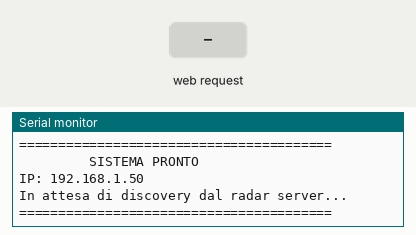
Bench run of a sketch on a simulated ESP32-C3. On the bench: the last lines printed to the serial monitor. The test bench sets the inputs (shaded band). WiFi joins after 1.5 s; servers stay silent unless stated; EEPROM starts erased.

Above: at 3.7 s.
3.8 s: HTTP request GET /radar/presence received
At 4.4 s:
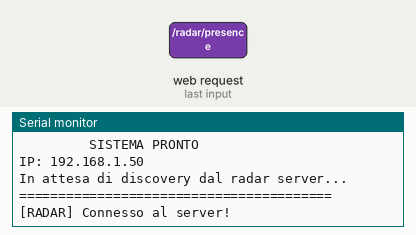
5.3 s: HTTP request GET /radar/brightness received
At 6.5 s:
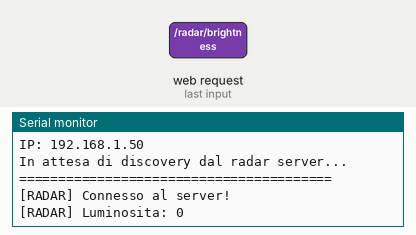
6.8 s: HTTP request GET /radar/temperature received
At 7.9 s:
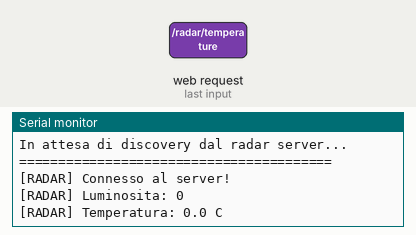
8.3 s: HTTP request GET /radar/humidity received
At 9.0 s:
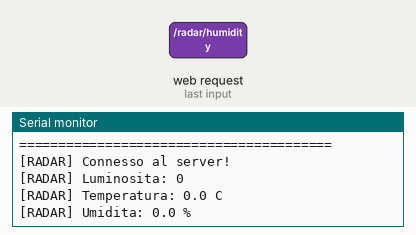
9.8 s: HTTP request GET /radar/test received
At 10.1 s:
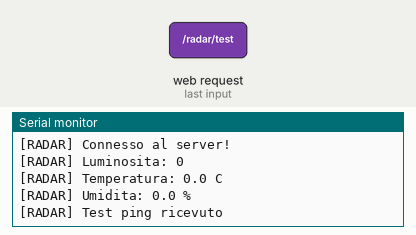
11.3 s: HTTP request GET /api/toggle received
At 12.6 s:
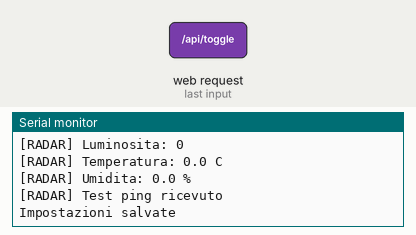

The sketch:

RADAR_CLIENT_TEMPLATE.ino
```cpp
/*
 * =====================================================
 *        RADAR CLIENT TEMPLATE
 * =====================================================
 *
 * Template per creare nuovi device compatibili con
 * il sistema RADAR_SERVER_C3 auto-discovery.
 *
 * FUNZIONALITA':
 * - WiFiManager: configurazione WiFi senza hardcoding
 * - mDNS: auto-discovery dal radar server
 * - Riceve: presenza, luminosita, temperatura, umidita
 * - OTA: aggiornamenti over-the-air
 * - Web UI: controllo locale via browser
 * - Persistenza: salva impostazioni in flash
 *
 * CONFIGURAZIONE:
 * Modifica le define qui sotto per personalizzare il device
 *
 * COMPATIBILE CON:
 * - ESP32
 * - ESP32-S3
 * - ESP32-C3
 *
 * =====================================================
 */

// ==================== CONFIGURAZIONE DEVICE ====================

// Nome del device (apparira' nel radar server)
#define DEVICE_NAME         "NuovoDevice"

// Tipo device (lamp, display, clock, sensor, switch, etc.)
#define DEVICE_TYPE         "lamp"

// Nome rete WiFi AP per configurazione
#define WIFI_AP_NAME        "RadarDevice-Setup"

// Porta HTTP del device
#define HTTP_PORT           80

// Pin LED di esempio (cambia secondo il tuo hardware)
#define LED_PIN             -1       // LED integrato su molti ESP32
#define LED_PWM_CHANNEL     0
#define LED_PWM_FREQ        5000
#define LED_PWM_RESOLUTION  8       // 8 bit = 0-255

// Timeout portale configurazione WiFi (secondi)
#define WIFI_PORTAL_TIMEOUT 180

// ==================== LIBRERIE ====================

#include <WiFi.h>
#include <WiFiManager.h>
#include <WebServer.h>
#include <ESPmDNS.h>
#include <ArduinoOTA.h>
#include <Preferences.h>

// ==================== VARIABILI GLOBALI ====================

WebServer server(HTTP_PORT);
Preferences preferences;

// Dati ricevuti dal radar server
bool radarPresence = false;
int radarBrightness = 128;
float radarTemperature = 0.0;
float radarHumidity = 0.0;
unsigned long lastRadarUpdate = 0;

// Stato del device
bool deviceEnabled = true;          // On/Off generale
bool autoPresenceEnabled = true;    // Segui presenza radar
bool autoBrightnessEnabled = true;  // Segui luminosita radar
int manualBrightness = 128;         // Luminosita manuale (0-255)
int currentBrightness = 128;        // Luminosita attuale applicata

// Connessione radar
bool radarConnected = false;
unsigned long radarTimeout = 30000; // 30 secondi senza dati = disconnesso

// ==================== FUNZIONI LED ====================

void initLED() {
  // Configura PWM per il LED
  ledcSetup(LED_PWM_CHANNEL, LED_PWM_FREQ, LED_PWM_RESOLUTION);
  ledcAttachPin(LED_PIN, LED_PWM_CHANNEL);
  ledcWrite(LED_PWM_CHANNEL, 0);
  Serial.println("LED inizializzato");
}

void setLED(int brightness) {
  // Limita il valore 0-255
  brightness = constrain(brightness, 0, 255);
  currentBrightness = brightness;
  ledcWrite(LED_PWM_CHANNEL, brightness);
}

void updateLED() {
  if (!deviceEnabled) {
    setLED(0);
    return;
  }

  if (autoPresenceEnabled && !radarPresence) {
    // Nessuna presenza - spegni
    setLED(0);
    return;
  }

  if (autoBrightnessEnabled && radarConnected) {
    // Usa luminosita dal radar
    setLED(radarBrightness);
  } else {
    // Usa luminosita manuale
    setLED(manualBrightness);
  }
}

// ==================== PERSISTENZA ====================

void saveSettings() {
  preferences.begin("device", false);
  preferences.putBool("enabled", deviceEnabled);
  preferences.putBool("autoPresence", autoPresenceEnabled);
  preferences.putBool("autoBright", autoBrightnessEnabled);
  preferences.putInt("manualBright", manualBrightness);
  preferences.end();
  Serial.println("Impostazioni salvate");
}

void loadSettings() {
  preferences.begin("device", true);
  deviceEnabled = preferences.getBool("enabled", true);
  autoPresenceEnabled = preferences.getBool("autoPresence", true);
  autoBrightnessEnabled = preferences.getBool("autoBright", true);
  manualBrightness = preferences.getInt("manualBright", 128);
  preferences.end();
  Serial.println("Impostazioni caricate");
  Serial.printf("  Enabled: %s\n", deviceEnabled ? "SI" : "NO");
  Serial.printf("  Auto Presence: %s\n", autoPresenceEnabled ? "SI" : "NO");
  Serial.printf("  Auto Brightness: %s\n", autoBrightnessEnabled ? "SI" : "NO");
  Serial.printf("  Manual Brightness: %d\n", manualBrightness);
}

// ==================== ENDPOINT RADAR ====================
// Questi endpoint ricevono i dati dal radar server

void setupRadarEndpoints() {

  // PRESENZA - riceve true/false
  server.on("/radar/presence", HTTP_GET, []() {
    String value = server.arg("value");
    bool newPresence = (value == "true");

    if (newPresence != radarPresence) {
      radarPresence = newPresence;
      Serial.printf("[RADAR] Presenza: %s\n", radarPresence ? "SI" : "NO");
      updateLED();
    }

    lastRadarUpdate = millis();
    radarConnected = true;
    server.send(200, "text/plain", "OK");
  });

  // LUMINOSITA - riceve 0-255
  server.on("/radar/brightness", HTTP_GET, []() {
    int value = server.arg("value").toInt();

    if (value != radarBrightness) {
      radarBrightness = constrain(value, 0, 255);
      Serial.printf("[RADAR] Luminosita: %d\n", radarBrightness);
      updateLED();
    }

    lastRadarUpdate = millis();
    radarConnected = true;
    server.send(200, "text/plain", "OK");
  });

  // TEMPERATURA - riceve valore float
  server.on("/radar/temperature", HTTP_GET, []() {
    radarTemperature = server.arg("value").toFloat();
    Serial.printf("[RADAR] Temperatura: %.1f C\n", radarTemperature);

    lastRadarUpdate = millis();
    radarConnected = true;
    server.send(200, "text/plain", "OK");
  });

  // UMIDITA - riceve valore float
  server.on("/radar/humidity", HTTP_GET, []() {
    radarHumidity = server.arg("value").toFloat();
    Serial.printf("[RADAR] Umidita: %.1f %%\n", radarHumidity);

    lastRadarUpdate = millis();
    radarConnected = true;
    server.send(200, "text/plain", "OK");
  });

  // TEST - per verificare connessione
  server.on("/radar/test", HTTP_GET, []() {
    Serial.println("[RADAR] Test ping ricevuto");
    lastRadarUpdate = millis();
    radarConnected = true;
    server.send(200, "text/plain", "OK");
  });
}

// ==================== WEB SERVER LOCALE ====================

void setupWebServer() {

  // Endpoint radar (riceve dati dal server)
  setupRadarEndpoints();

  // HOME PAGE
  server.on("/", HTTP_GET, []() {
    String html = R"rawliteral(
<!DOCTYPE html>
<html>
<head>
  <meta charset="UTF-8">
  <meta name="viewport" content="width=device-width,initial-scale=1">
  <title>)rawliteral" + String(DEVICE_NAME) + R"rawliteral(</title>
  <style>
    *{box-sizing:border-box;margin:0;padding:0}
    body{font-family:Arial,sans-serif;background:#1a1a2e;color:#eee;padding:15px}
    .card{background:#16213e;padding:15px;border-radius:10px;margin-bottom:15px}
    h1{color:#e94560;margin-bottom:20px;text-align:center}
    h2{color:#0f3460;background:#e94560;padding:8px;border-radius:5px;margin:-15px -15px 15px -15px}
    .row{display:flex;justify-content:space-between;align-items:center;padding:8px 0;border-bottom:1px solid #0f3460}
    .row:last-child{border:none}
    label{color:#aaa}
    input[type=range]{width:150px}
    button{background:#e94560;color:#fff;border:none;padding:10px 20px;border-radius:5px;cursor:pointer;margin:5px}
    button:hover{background:#ff6b6b}
    button.off{background:#666}
    .status{padding:5px 10px;border-radius:3px;font-weight:bold}
    .status.on{background:#27ae60;color:#fff}
    .status.off{background:#c0392b;color:#fff}
    .value{font-size:1.2em;font-weight:bold;color:#e94560}
    .small{font-size:0.8em;color:#888}
  </style>
</head>
<body>
  <h1>)rawliteral" + String(DEVICE_NAME) + R"rawliteral(</h1>

  <div class="card">
    <h2>Stato Radar Server</h2>
    <div class="row">
      <label>Connessione:</label>
      <span id="radarStatus" class="status off">-</span>
    </div>
    <div class="row">
      <label>Presenza:</label>
      <span id="presence" class="value">-</span>
    </div>
    <div class="row">
      <label>Luminosita ricevuta:</label>
      <span id="radarBright" class="value">-</span>
    </div>
    <div class="row">
      <label>Temperatura:</label>
      <span id="temperature" class="value">-</span>
    </div>
    <div class="row">
      <label>Umidita:</label>
      <span id="humidity" class="value">-</span>
    </div>
  </div>

  <div class="card">
    <h2>Controlli Device</h2>
    <div class="row">
      <label>Device:</label>
      <button id="btnEnabled" onclick="toggle('enabled')">-</button>
    </div>
    <div class="row">
      <label>Segui Presenza:</label>
      <button id="btnPresence" onclick="toggle('autoPresence')">-</button>
    </div>
    <div class="row">
      <label>Segui Luminosita:</label>
      <button id="btnBrightness" onclick="toggle('autoBrightness')">-</button>
    </div>
    <div class="row">
      <label>Luminosita Manuale:</label>
      <input type="range" min="0" max="255" id="manualBright" onchange="setBrightness(this.value)">
      <span id="manualBrightVal">128</span>
    </div>
    <div class="row">
      <label>Luminosita Attuale:</label>
      <span id="currentBright" class="value">-</span>
    </div>
  </div>

  <div class="card">
    <h2>Sistema</h2>
    <div class="row">
      <label>IP:</label>
      <span class="value">)rawliteral" + WiFi.localIP().toString() + R"rawliteral(</span>
    </div>
    <div class="row">
      <label>WiFi:</label>
      <span>)rawliteral" + WiFi.SSID() + R"rawliteral(</span>
    </div>
    <div class="row">
      <label>RSSI:</label>
      <span id="rssi">-</span> dBm
    </div>
    <div class="row">
      <button onclick="if(confirm('Reset WiFi?'))fetch('/resetWifi')">Reset WiFi</button>
      <button onclick="if(confirm('Riavvio?'))fetch('/reboot')">Riavvia</button>
    </div>
  </div>

  <p class="small" style="text-align:center;margin-top:10px">
    Tipo: )rawliteral" + String(DEVICE_TYPE) + R"rawliteral( | Porta: )rawliteral" + String(HTTP_PORT) + R"rawliteral(
  </p>

<script>
function api(url){return fetch(url).then(r=>r.json())}

function updateStatus(){
  api('/api/status').then(d=>{
    document.getElementById('radarStatus').textContent=d.radarConnected?'CONNESSO':'DISCONNESSO';
    document.getElementById('radarStatus').className='status '+(d.radarConnected?'on':'off');
    document.getElementById('presence').textContent=d.radarPresence?'SI':'NO';
    document.getElementById('radarBright').textContent=d.radarBrightness;
    document.getElementById('temperature').textContent=d.temperature.toFixed(1)+' C';
    document.getElementById('humidity').textContent=d.humidity.toFixed(1)+' %';
    document.getElementById('currentBright').textContent=d.currentBrightness;
    document.getElementById('rssi').textContent=d.rssi;

    document.getElementById('btnEnabled').textContent=d.enabled?'ON':'OFF';
    document.getElementById('btnEnabled').className=d.enabled?'':'off';
    document.getElementById('btnPresence').textContent=d.autoPresence?'ON':'OFF';
    document.getElementById('btnPresence').className=d.autoPresence?'':'off';
    document.getElementById('btnBrightness').textContent=d.autoBrightness?'ON':'OFF';
    document.getElementById('btnBrightness').className=d.autoBrightness?'':'off';
    document.getElementById('manualBright').value=d.manualBrightness;
    document.getElementById('manualBrightVal').textContent=d.manualBrightness;
  });
}

function toggle(what){
  api('/api/toggle?param='+what).then(d=>updateStatus());
}

function setBrightness(val){
  document.getElementById('manualBrightVal').textContent=val;
  api('/api/brightness?value='+val).then(d=>updateStatus());
}

updateStatus();
setInterval(updateStatus,2000);
</script>
</body>
</html>
)rawliteral";
    server.send(200, "text/html", html);
  });

  // API STATUS
  server.on("/api/status", HTTP_GET, []() {
    // Controlla timeout radar
    if (millis() - lastRadarUpdate > radarTimeout) {
      radarConnected = false;
    }

    String json = "{";
    json += "\"name\":\"" + String(DEVICE_NAME) + "\",";  // Nome per discovery
    json += "\"type\":\"" + String(DEVICE_TYPE) + "\",";  // Tipo device
    json += "\"port\":" + String(HTTP_PORT) + ",";
    json += "\"radarConnected\":" + String(radarConnected ? "true" : "false") + ",";
    json += "\"radarPresence\":" + String(radarPresence ? "true" : "false") + ",";
    json += "\"radarBrightness\":" + String(radarBrightness) + ",";
    json += "\"temperature\":" + String(radarTemperature, 1) + ",";
    json += "\"humidity\":" + String(radarHumidity, 1) + ",";
    json += "\"enabled\":" + String(deviceEnabled ? "true" : "false") + ",";
    json += "\"autoPresence\":" + String(autoPresenceEnabled ? "true" : "false") + ",";
    json += "\"autoBrightness\":" + String(autoBrightnessEnabled ? "true" : "false") + ",";
    json += "\"manualBrightness\":" + String(manualBrightness) + ",";
    json += "\"currentBrightness\":" + String(currentBrightness) + ",";
    json += "\"rssi\":" + String(WiFi.RSSI());
    json += "}";
    server.send(200, "application/json", json);
  });

  // API TOGGLE
  server.on("/api/toggle", HTTP_GET, []() {
    String param = server.arg("param");

    if (param == "enabled") {
      deviceEnabled = !deviceEnabled;
    } else if (param == "autoPresence") {
      autoPresenceEnabled = !autoPresenceEnabled;
    } else if (param == "autoBrightness") {
      autoBrightnessEnabled = !autoBrightnessEnabled;
    }

    updateLED();
    saveSettings();
    server.send(200, "application/json", "{\"ok\":true}");
  });

  // API BRIGHTNESS MANUALE
  server.on("/api/brightness", HTTP_GET, []() {
    if (server.hasArg("value")) {
      manualBrightness = constrain(server.arg("value").toInt(), 0, 255);
      updateLED();
      saveSettings();
    }
    server.send(200, "application/json", "{\"brightness\":" + String(manualBrightness) + "}");
  });

  // RESET WIFI
  server.on("/resetWifi", HTTP_GET, []() {
    server.send(200, "text/plain", "Reset WiFi...");
    delay(1000);
    WiFiManager wm;
    wm.resetSettings();
    ESP.restart();
  });

  // REBOOT
  server.on("/reboot", HTTP_GET, []() {
    server.send(200, "text/plain", "Riavvio...");
    delay(1000);
    ESP.restart();
  });

  server.begin();
  Serial.printf("Web server avviato su porta %d\n", HTTP_PORT);
}

// ==================== WIFI ====================

void setupWiFi() {
  Serial.println("\n========================================");
  Serial.println("  CONFIGURAZIONE WIFI");
  Serial.println("========================================");

  WiFiManager wifiManager;

  // Timeout portale
  wifiManager.setConfigPortalTimeout(WIFI_PORTAL_TIMEOUT);

  // Callback AP mode
  wifiManager.setAPCallback([](WiFiManager *myWiFiManager) {
    Serial.println("\n!!! MODALITA' CONFIGURAZIONE !!!");
    Serial.printf("Connettiti a: %s\n", WIFI_AP_NAME);
    Serial.println("Poi vai su: http://192.168.4.1");
  });

  // Connetti o avvia portale
  if (wifiManager.autoConnect(WIFI_AP_NAME)) {
    Serial.println("\nWiFi CONNESSO!");
    Serial.printf("SSID: %s\n", WiFi.SSID().c_str());
    Serial.printf("IP: %s\n", WiFi.localIP().toString().c_str());
    Serial.printf("RSSI: %d dBm\n", WiFi.RSSI());

    // Disabilita power saving
    WiFi.setSleep(WIFI_PS_NONE);
    WiFi.setAutoReconnect(true);

  } else {
    Serial.println("\nWiFi TIMEOUT! Riavvio...");
    delay(3000);
    ESP.restart();
  }
}

// ==================== mDNS ====================

void setupMDNS() {
  // Crea hostname dal nome device (minuscolo, senza spazi)
  String hostname = String(DEVICE_NAME);
  hostname.toLowerCase();
  hostname.replace(" ", "");
  hostname.replace("_", "");

  if (MDNS.begin(hostname.c_str())) {
    Serial.printf("mDNS: %s.local\n", hostname.c_str());

    // Annuncia servizio per auto-discovery
    MDNS.addService("radardevice", "tcp", HTTP_PORT);
    MDNS.addServiceTxt("radardevice", "tcp", "name", DEVICE_NAME);
    MDNS.addServiceTxt("radardevice", "tcp", "type", DEVICE_TYPE);
    MDNS.addServiceTxt("radardevice", "tcp", "port", String(HTTP_PORT).c_str());

    Serial.println("mDNS: Servizio _radardevice._tcp annunciato");
    Serial.println("Il radar server puo' ora trovare questo device!");
  } else {
    Serial.println("mDNS: ERRORE inizializzazione!");
  }
}

// ==================== OTA ====================

void setupOTA() {
  ArduinoOTA.setHostname(DEVICE_NAME);

  ArduinoOTA.onStart([]() {
    Serial.println("OTA: Avvio aggiornamento...");
  });

  ArduinoOTA.onEnd([]() {
    Serial.println("\nOTA: Completato!");
  });

  ArduinoOTA.onProgress([](unsigned int progress, unsigned int total) {
    Serial.printf("OTA: %u%%\r", (progress / (total / 100)));
  });

  ArduinoOTA.onError([](ota_error_t error) {
    Serial.printf("OTA Errore[%u]: ", error);
    if (error == OTA_AUTH_ERROR) Serial.println("Auth Failed");
    else if (error == OTA_BEGIN_ERROR) Serial.println("Begin Failed");
    else if (error == OTA_CONNECT_ERROR) Serial.println("Connect Failed");
    else if (error == OTA_RECEIVE_ERROR) Serial.println("Receive Failed");
    else if (error == OTA_END_ERROR) Serial.println("End Failed");
  });

  ArduinoOTA.begin();
  Serial.println("OTA pronto");
}

// ==================== SETUP ====================

void setup() {
  Serial.begin(115200);
  delay(1000);

  Serial.println("\n");
  Serial.println("╔════════════════════════════════════════╗");
  Serial.println("║       RADAR CLIENT TEMPLATE            ║");
  Serial.println("╠════════════════════════════════════════╣");
  Serial.printf("║  Device: %-29s ║\n", DEVICE_NAME);
  Serial.printf("║  Tipo:   %-29s ║\n", DEVICE_TYPE);
  Serial.printf("║  Porta:  %-29d ║\n", HTTP_PORT);
  Serial.println("╚════════════════════════════════════════╝");

  // Inizializza LED
  initLED();

  // Carica impostazioni salvate
  loadSettings();

  // WiFi
  setupWiFi();

  // mDNS per auto-discovery
  setupMDNS();

  // OTA
  setupOTA();

  // Web Server
  setupWebServer();

  // Applica stato iniziale
  updateLED();

  Serial.println("\n========================================");
  Serial.println("         SISTEMA PRONTO");
  Serial.printf("IP: %s\n", WiFi.localIP().toString().c_str());
  Serial.println("In attesa di discovery dal radar server...");
  Serial.println("========================================\n");
}

// ==================== LOOP ====================

void loop() {
  // OTA
  ArduinoOTA.handle();

  // Web Server
  server.handleClient();

  // Controlla timeout connessione radar
  static bool wasConnected = false;
  if (millis() - lastRadarUpdate > radarTimeout) {
    if (radarConnected) {
      radarConnected = false;
      Serial.println("[RADAR] Connessione persa - timeout");
      updateLED();  // Passa a modalita' manuale
    }
  }

  // Log stato connessione cambio
  if (radarConnected != wasConnected) {
    if (radarConnected) {
      Serial.println("[RADAR] Connesso al server!");
    }
    wasConnected = radarConnected;
  }

  // Riconnessione WiFi
  static unsigned long lastWifiCheck = 0;
  if (millis() - lastWifiCheck > 10000) {
    if (WiFi.status() != WL_CONNECTED) {
      Serial.println("WiFi disconnesso, tentativo riconnessione...");
      WiFi.reconnect();
    }
    lastWifiCheck = millis();
  }
}
```

Measured:
- after the input at 3.8 s, the serial monitor: prints a new line at once (image 1)
- after the input at 5.3 s, the serial monitor: prints a new line at once (image 2)
- after the input at 6.8 s, the serial monitor: prints a new line at once (image 3)
- after the input at 8.3 s, the serial monitor: prints a new line at once (image 4)
- after the input at 9.8 s, the serial monitor: prints a new line at once (image 5)
- after the input at 11.3 s, the serial monitor: prints a new line at once (image 6)
